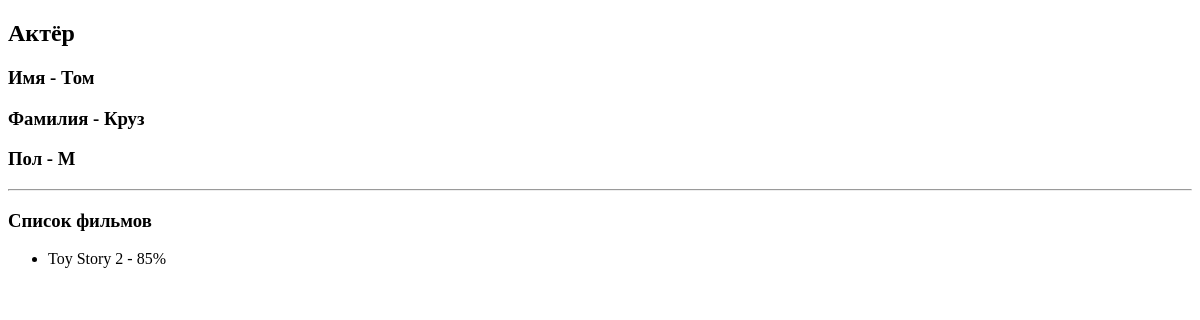
The app's page /actors/3/, older data.
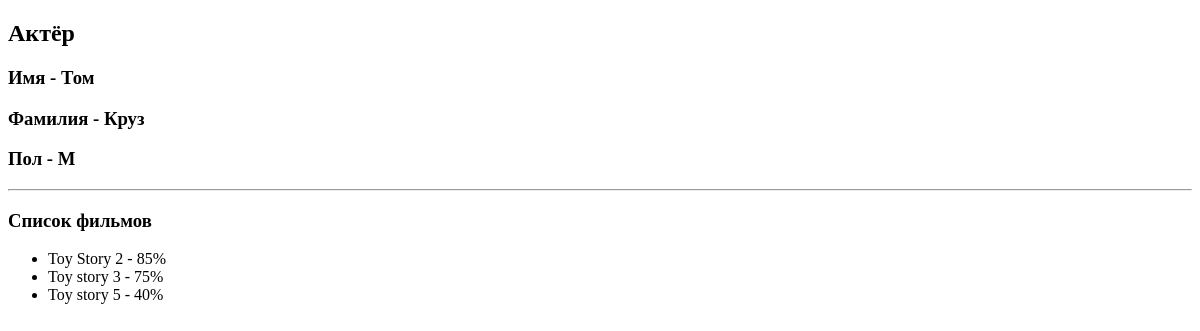
The same page, newer data.
### movie_app/models.py (models this page shows, shortened)
class Movie(models.Model):
    EUR = 'EUR'
    USD = 'USD'
    RUB = 'RUB'
    CURRENCY_CHOICES = [
        (EUR, 'Euro'),
        (USD, 'Dollar'),
        (RUB, 'Rubles'),
    ]
    name = models.CharField(max_length=40)
    rating = models.IntegerField(validators=[MinValueValidator(1),
                                             MaxValueValidator(100)])
    year = models.IntegerField(null=True, blank=True)
    budget = models.IntegerField(default=1000000, blank=True,
                                 validators=[MinValueValidator(1)])
    currency = models.CharField(max_length=3, choices=CURRENCY_CHOICES, default=EUR)
    slug = models.SlugField(default='', null=False, db_index=True)
    director = models.ForeignKey(Director, on_delete=models.CASCADE, null=True, related_name='movies')
    actors = models.ManyToManyField(Actor, related_name='movies')
    def __str__(self):
        return f'{self.name} - {self.rating}%'

### movie_app/views.py (the view)
# urls.py: path('actors/<int:id_act>/', views.show_one_act, name='actor-detail'),
def show_one_act(request, id_act: int):
    act = get_object_or_404(Actor, id=id_act)
    return render(request, 'movie_app/one_act.html', {
        'act': act,
    })

### movie_app/templates/movie_app/one_act.html (shortened to what this page needs)
{% extends 'movie_app/base.html'%}
{% block content %}
    <h2>Актёр</h2>
    <h3>Имя - {{act.first_name}} </h3>
    <h3>Фамилия - {{act.last_name}}</h3>
    <h3>Пол - {{act.gender}}</h3>
    <hr>
    <h3>Список фильмов</h3>
    <ul>
        {% for movie in act.movies.all %}
            <li>{{ movie }}</li>
        {% endfor %}
    </ul>
{% endblock %}

Row changes from the older to the newer data that the page shows:
added Movie: name+rating "Toy story 3 - 75%"
added Movie: name+rating "Toy story 5 - 40%"
